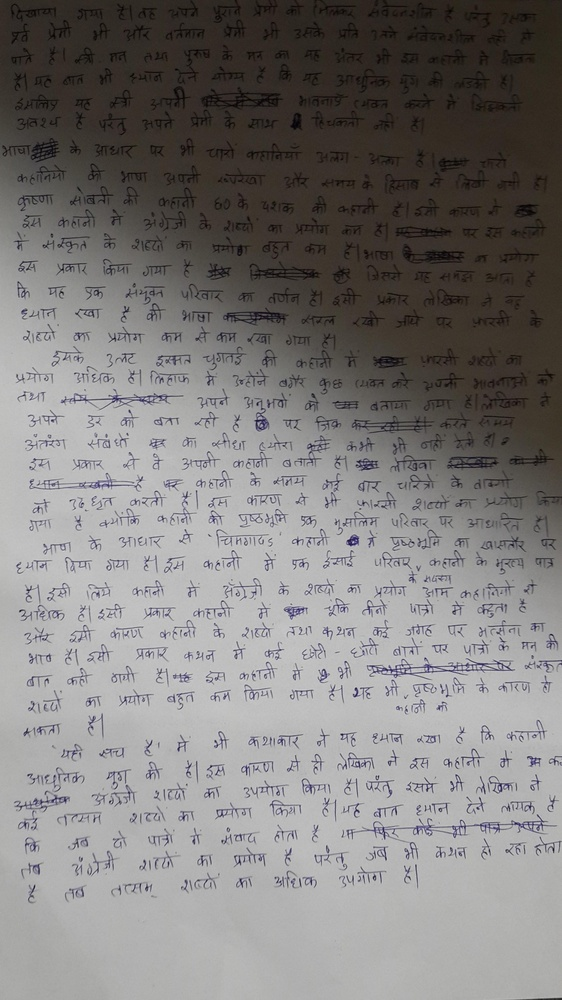
%> input picture Prob4/images/document3.jpg, 562 x 1000 px, shrunk from 2322 x 4128 before the run
$ octave --eval "result = iteration2(imread('images/document3.jpg'));"   (GNU Octave 9; MATLAB toolbox functions it lacks are replaced by stand-ins)
%> lines starting %> are read from the running program, lines starting %| are printed output that depends on the picture; in (x1, y1, x2, y2) boxes, pixels count from 0 and x2, y2 are one past the last pixel; in counts of white or black regions, pixels touching at a corner belong together; the program's own positions count from 1
function[bw] = iteration2(I)
	grayImage = rgb2gray(I);
	[rows, columns] = size(grayImage);
%> rows = 1000; columns = 562

	% Local Otsu of the gray level image.
	localThresh = blockproc(I, [100 100], @(x) im2bw(x.data, graythresh(x.data)));
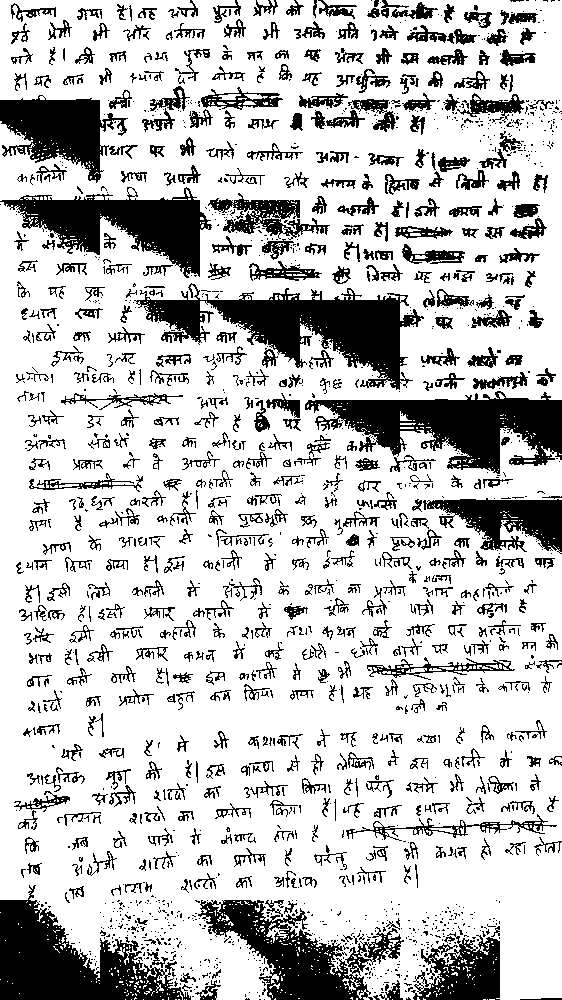
%> localThresh: size 1000x562 logical; 77% white; 1739 black regions (1091 under 20 px), largest, box (x1, y1, x2, y2) and area: (134, 283, 424, 390) 11824, (305, 391, 562, 474) 10974, (0, 885, 191, 1000) 10421
	% Weiner filter
	[bw,noise] = wiener2(localThresh,[3 2]);
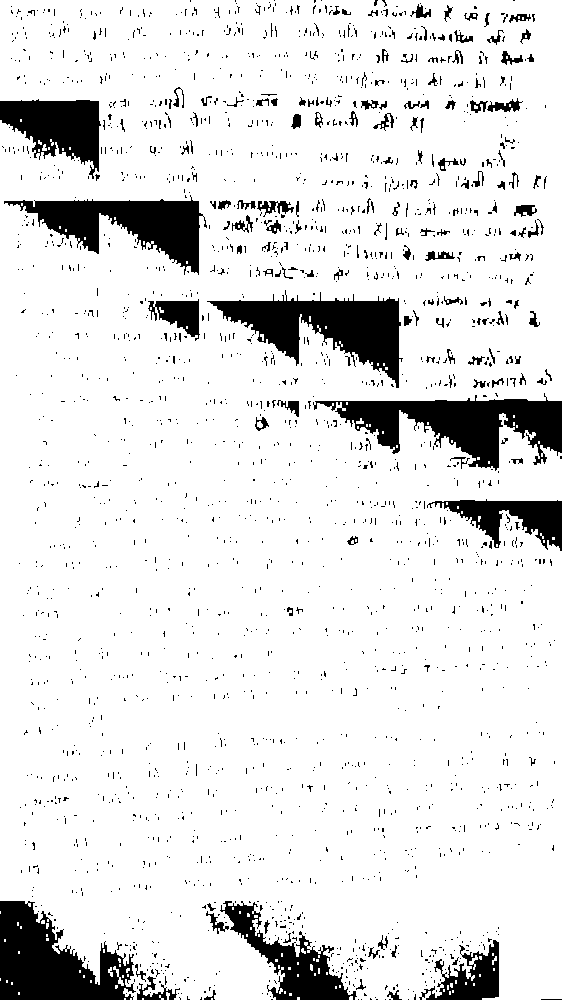
%> bw: size 1000x562 logical; 89% white; 2230 black regions (2076 under 20 px), largest, box (x1, y1, x2, y2) and area: (313, 393, 562, 471) 8635, (207, 290, 403, 388) 7991, (0, 901, 136, 1000) 7960
%> noise = 0.0522
end
